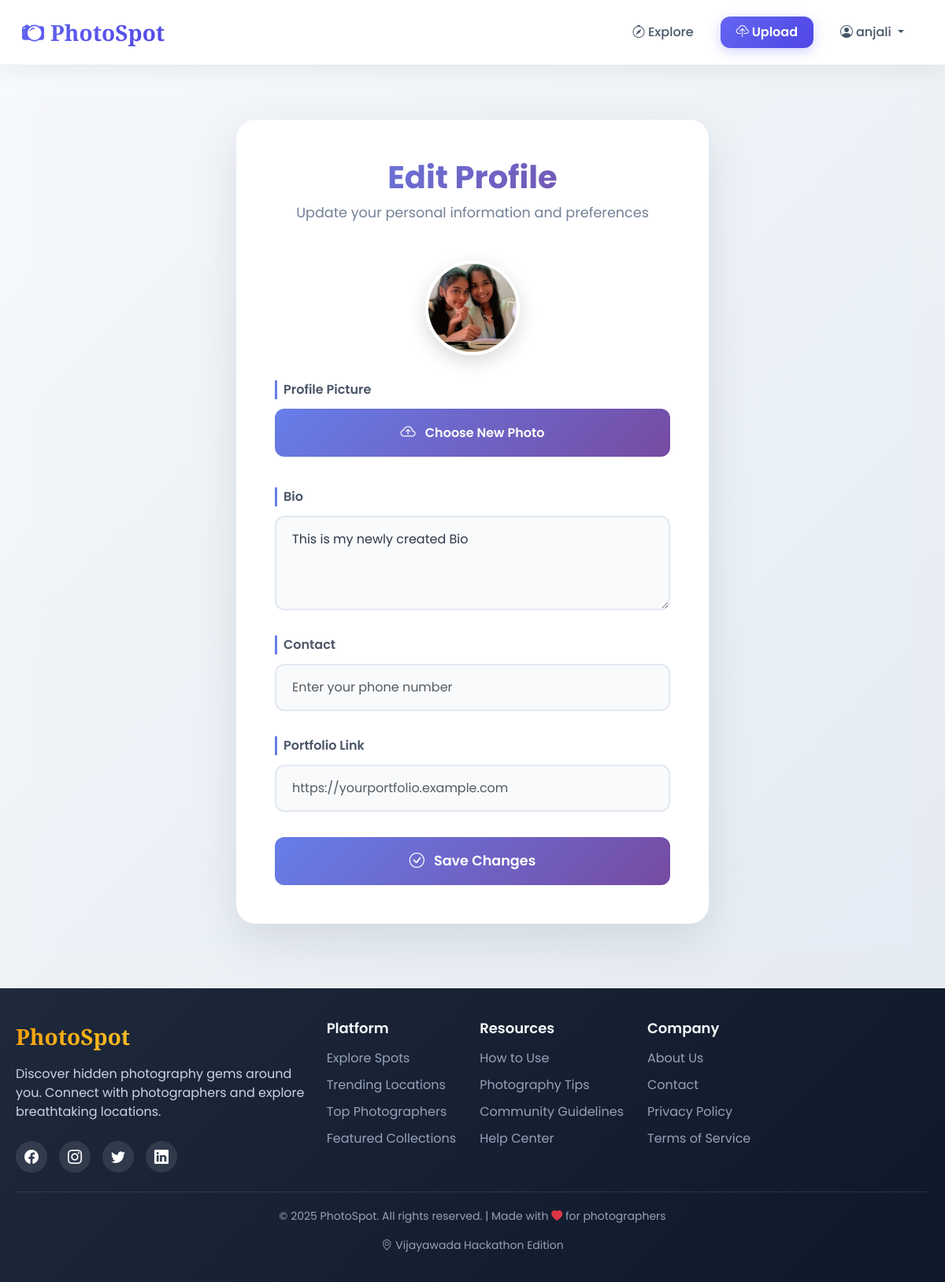
The page /edit-profile/ (signed in) on the database its author committed.
### main/models.py (models this page shows)
class PhotographerProfile(models.Model):
    user = models.OneToOneField(User, on_delete=models.CASCADE)
    bio = models.TextField(blank=True)
    contact = models.CharField(max_length=30, blank=True)
    portfolio_link = models.URLField(blank=True)
    profile_pic = models.ImageField(upload_to='profiles/', blank=True, null=True)

### main/views.py (the view, shortened to what this page needs)
# urls.py: path('edit-profile/', views.edit_profile, name='edit_profile'),
@login_required
def edit_profile(request):
    profile = PhotographerProfile.objects.get_or_create(user=request.user)[0]
    return render(request, 'main/edit_profile.html', {"profile": profile})

### main/templates/main/edit_profile.html (shortened to what this page needs)
{% extends 'main/base.html' %}
{% block content %}
<div class="edit-profile-wrapper">
    <div class="edit-profile-card">
        <h1 class="edit-title">Edit Profile</h1>
        <p class="edit-subtitle">Update your personal information and preferences</p>
        <form method="POST" enctype="multipart/form-data" id="profileForm">
            <div style="text-align: center; margin-bottom: 2rem;">
                {% if profile.profile_pic %}
                    <img src="{{ profile.profile_pic.url }}"
                         class="image-preview"
                         id="imagePreview"
                         alt="Current Profile Picture">
                {% else %}
                    <img src="/static/default_profile.jpg"
                         class="image-preview"
                         id="imagePreview"
                         alt="Default Profile Picture">
                {% endif %}
            </div>
            <div class="form-group">
                <label class="form-label">Profile Picture</label>
                <div class="file-upload-wrapper">
                    <button type="button" class="file-upload-btn">
                        <i class="bi bi-cloud-arrow-up"></i>
                        Choose New Photo
                    </button>
                </div>
            </div>
            <div class="form-group">
                <label class="form-label">Bio</label>
                <textarea name="bio"
                          class="form-control"
                          placeholder="Tell us about yourself, your photography style, and interests...">{{ profile.bio }}</textarea>
            </div>
            <div class="form-group">
                <label class="form-label">Contact</label>
                <input type="text"
                       name="contact"
                       class="form-control"
                       placeholder="Enter your phone number"
                       value="{{ profile.contact }}">
            </div>
            <div class="form-group">
                <label class="form-label">Portfolio Link</label>
                <input type="url"
                       name="portfolio_link"
                       class="form-control"
                       placeholder="https://yourportfolio.example.com"
                       value="{{ profile.portfolio_link }}">
            </div>
            <button type="submit" class="btn-save">
                <i class="bi bi-check-circle"></i>
                Save Changes
            </button>
        </form>
    </div>
</div>
{% endblock %}

### main/templates/main/base.html (shortened to what this page needs)
<!DOCTYPE html>
<html lang="en">
<head>
    <link href="https://cdn.jsdelivr.net/npm/bootstrap@5.3.0/dist/css/bootstrap.min.css" rel="stylesheet">
    <link rel="stylesheet" href="https://cdn.jsdelivr.net/npm/bootstrap-icons@1.10.0/font/bootstrap-icons.css">
</head>
<body>
<nav class="navbar navbar-expand-lg navbar-dark bg-dark px-3">
    <div class="container-fluid">
        <a class="navbar-brand" href="{% url 'explore' %}">
            <i class="bi bi-camera2 me-2"></i>PhotoSpot
        </a>
        <div class="collapse navbar-collapse" id="navMenu">
            <ul class="navbar-nav ms-auto align-items-center">
                {% if user.is_authenticated %}
                    <li class="nav-item">
                        <a class="nav-link" href="{% url 'explore' %}">
                            <i class="bi bi-compass me-1"></i>Explore
                        </a>
                    </li>
                    <li class="nav-item">
                        <a class="nav-link btn-upload" href="{% url 'post_create' %}">
                            <i class="bi bi-cloud-upload me-1"></i>Upload
                        </a>
                    </li>
                    <li class="nav-item dropdown">
                        <a class="nav-link dropdown-toggle" href="#" id="userDropdown" role="button"
                           data-bs-toggle="dropdown" aria-expanded="false">
                            <i class="bi bi-person-circle me-1"></i>{{ user.username|default:"Profile" }}
                        </a>
                    </li>
                {% endif %}
            </ul>
        </div>
    </div>
</nav>
    <div class="container main-container fade-in">
    {% block content %}{% endblock %}
</div>
<footer>
    <div class="footer-content">
        <div class="row">
            <div class="col-lg-4 mb-4">
                <div class="footer-brand">PhotoSpot</div>
                <p class="footer-tagline">
                    Discover hidden photography gems around you. Connect with photographers and explore breathtaking locations.
                </p>
                <div class="social-icons">
                    <a href="#" class="social-icon"><i class="bi bi-facebook"></i></a>
                    <a href="#" class="social-icon"><i class="bi bi-instagram"></i></a>
                    <a href="#" class="social-icon"><i class="bi bi-twitter"></i></a>
                    <a href="#" class="social-icon"><i class="bi bi-linkedin"></i></a>
                </div>
            </div>
            <div class="col-lg-8">
                <div class="footer-links">
                    <div class="footer-column">
                        <h5>Platform</h5>
                        <ul>
                            <li><a href="{% url 'explore' %}">Explore Spots</a></li>
                            <li><a href="#">Trending Locations</a></li>
                            <li><a href="#">Top Photographers</a></li>
                            <li><a href="#">Featured Collections</a></li>
                        </ul>
                    </div>
                    <div class="footer-column">
                        <h5>Resources</h5>
                        <ul>
                            <li><a href="#">How to Use</a></li>
                            <li><a href="#">Photography Tips</a></li>
                            <li><a href="#">Community Guidelines</a></li>
                            <li><a href="#">Help Center</a></li>
                        </ul>
                    </div>
                    <div class="footer-column">
                        <h5>Company</h5>
                        <ul>
                            <li><a href="#">About Us</a></li>
                            <li><a href="#">Contact</a></li>
                            <li><a href="#">Privacy Policy</a></li>
                            <li><a href="#">Terms of Service</a></li>
                        </ul>
                    </div>
                </div>
            </div>
        </div>
        <div class="copyright">
            <p>&copy; 2025 PhotoSpot. All rights reserved. | Made with <i class="bi bi-heart-fill text-danger"></i> for photographers</p>
            <p class="mt-2">
                <i class="bi bi-geo-alt me-1"></i>Vijayawada Hackathon Edition
            </p>
        </div>
    </div>
</footer>
</body>
</html>

### main/templates/main/base.html (style rules this page uses)
html { overflow-y: scroll; }
body { margin: 0; padding: 0; width: 100%; }
:root { --primary: #6366f1; --primary-dark: #4f46e5; --secondary: #f8fafc; --accent: #f59e0b; --dark: #1e293b; --light: #f1f5f9; --shadow: 0 10px 25px rgba(0, 0, 0, 0.05); --shadow-hover: 0 15px 30px rgba(0, 0, 0, 0.1); --radius: 16px; --transition: all 0.3s ease; }
* { margin: 0; padding: 0; box-sizing: border-box; }
body { font-family: 'Poppins', sans-serif; background: linear-gradient(135deg, #f8fafc 0%, #e2e8f0 100%); color: var(--dark); min-height: 100vh; display: flex; flex-direction: column; }
.navbar { position: fixed; top: 0; left: 0; width: 100%; z-index: 1000; background: rgba(255, 255, 255, 0.95) !important; backdrop-filter: blur(10px); border-bottom: 1px solid rgba(226, 232, 240, 0.8); padding: 15px 0; box-shadow: var(--shadow); }
.navbar-brand { font-family: 'Playfair Display', serif; font-weight: 700; font-size: 28px; background: linear-gradient(135deg, var(--primary) 0%, var(--primary-dark) 100%); -webkit-background-clip: text; -webkit-text-fill-color: transparent; transition: var(--transition); }
.nav-link { font-weight: 500; color: #475569 !important; margin: 0 8px; padding: 8px 16px !important; border-radius: 12px; transition: var(--transition); }
.btn-upload { background: linear-gradient(135deg, var(--primary) 0%, var(--primary-dark) 100%); color: white !important; border-radius: 12px; padding: 8px 20px !important; margin: 0 10px; font-weight: 600; box-shadow: 0 4px 15px rgba(99, 102, 241, 0.3); transition: var(--transition); }
.main-container { padding-top: 120px; padding-bottom: 50px; }
footer { background: linear-gradient(135deg, var(--dark) 0%, #0f172a 100%); color: white; padding: 40px 0 20px; margin-top: auto; }
.footer-content { max-width: 1200px; margin: 0 auto; padding: 0 20px; }
.footer-brand { font-family: 'Playfair Display', serif; font-size: 28px; font-weight: 700; background: linear-gradient(135deg, #f59e0b 0%, #fbbf24 100%); -webkit-background-clip: text; -webkit-text-fill-color: transparent; margin-bottom: 15px; display: inline-block; }
.footer-tagline { color: #cbd5e1; font-size: 16px; margin-bottom: 25px; max-width: 400px; }
.footer-links { display: flex; flex-wrap: wrap; gap: 30px; margin-bottom: 30px; }
.footer-column h5 { color: #f8fafc; font-size: 18px; margin-bottom: 15px; font-weight: 600; }
.footer-column ul { list-style: none; padding: 0; }
.footer-column ul li { margin-bottom: 10px; }
.footer-column ul li a { color: #94a3b8; text-decoration: none; transition: var(--transition); }
.social-icons { display: flex; gap: 15px; margin-top: 20px; }
.social-icon { width: 40px; height: 40px; background: rgba(255, 255, 255, 0.1); border-radius: 50%; display: flex; align-items: center; justify-content: center; color: white; font-size: 18px; transition: var(--transition); }
.copyright { text-align: center; padding-top: 20px; border-top: 1px solid rgba(255, 255, 255, 0.1); color: #94a3b8; font-size: 14px; }
.fade-in { animation: fadeIn 0.6s ease-out; }

### rows shown on the page
PhotographerProfile: profile_pic (picture), bio "This is my newly created Bio"

### other values the page prints
{{ user.username|default:"Profile" }} "anjali"
